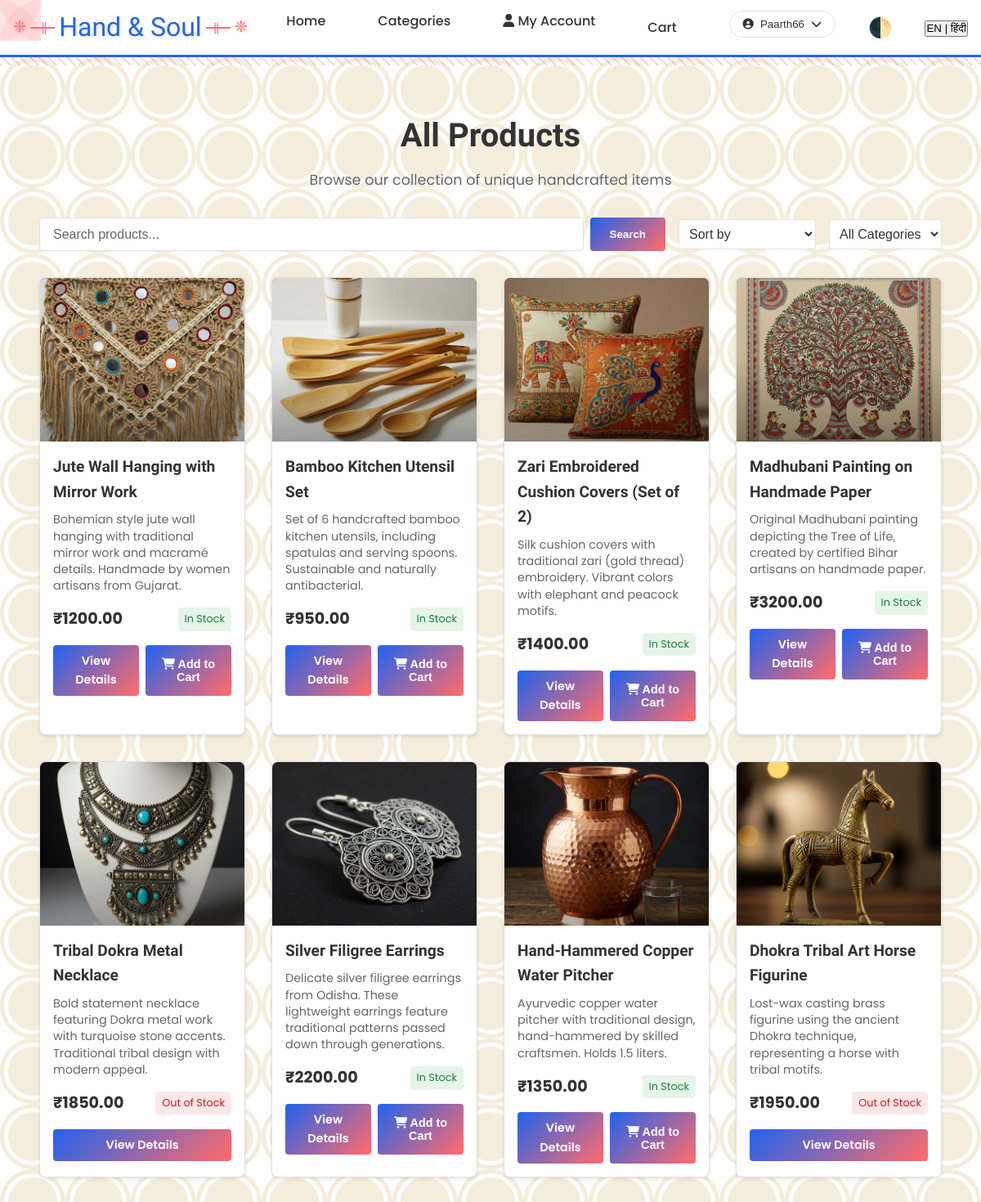
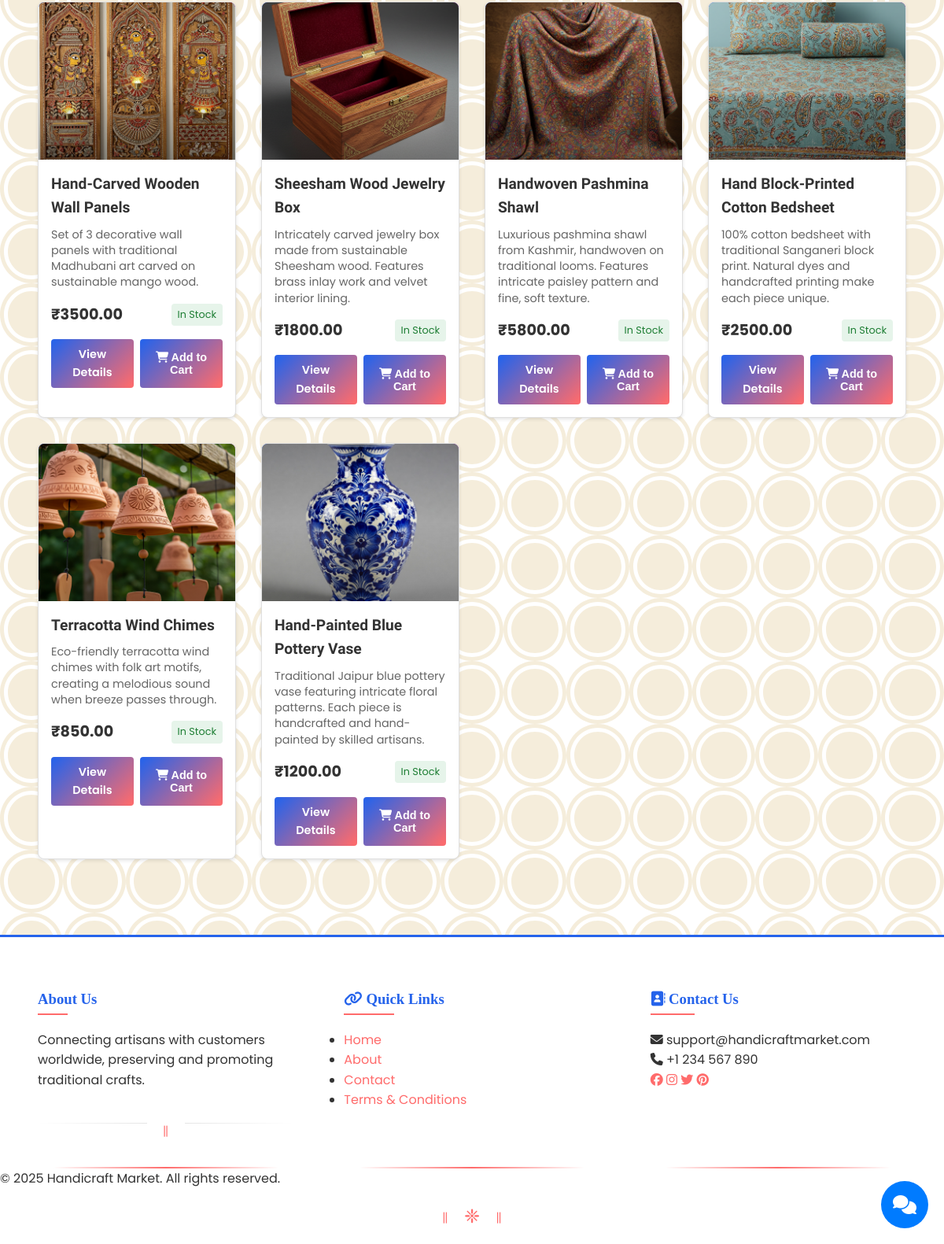
/products/ (signed in), run on the app's committed database (2 pictures, top to bottom).
### accounts/models.py (models this page shows, shortened)
class CustomUser(AbstractUser):
    USER_TYPE_CHOICES = (
        ('CUSTOMER', 'Customer'),
        ('SELLER', 'Seller'),
    )
    user_type = models.CharField(max_length=10, choices=USER_TYPE_CHOICES, default='CUSTOMER')
    phone_number = models.CharField(max_length=15, blank=True)
    address = models.TextField(blank=True)
    profile_picture = models.ImageField(upload_to='profile_pics/', blank=True, null=True)
    business_name = models.CharField(max_length=100, blank=True)
    gstin = models.CharField(max_length=15, blank=True)  # GST Identification Number
    business_description = models.TextField(blank=True)
    is_verified_seller = models.BooleanField(default=False)

### products/models.py (models this page shows, shortened)
class Product(models.Model):
    seller = models.ForeignKey(User, on_delete=models.CASCADE, related_name='products')
    category = models.ForeignKey(Category, on_delete=models.CASCADE, related_name='products')
    name = models.CharField(max_length=200)
    slug = models.SlugField(unique=True)
    description = models.TextField()
    price = models.DecimalField(max_digits=10, decimal_places=2, validators=[MinValueValidator(Decimal('0.01'))])
    compare_price = models.DecimalField(max_digits=10, decimal_places=2, null=True, blank=True)
    stock = models.PositiveIntegerField(default=0)
    is_active = models.BooleanField(default=True)
    main_image = models.ImageField(upload_to='products/')
    material = models.CharField(max_length=200, blank=True, help_text='e.g., Cotton, Wood, Metal')
    dimensions = models.CharField(max_length=50, blank=True, help_text='Format: LxWxH')
    weight = models.DecimalField(max_digits=6, decimal_places=2, null=True, blank=True, help_text='Weight in kg')
    customization_available = models.BooleanField(default=False)
    shipping_info = models.TextField(blank=True)
    created_at = models.DateTimeField(auto_now_add=True)
    updated_at = models.DateTimeField(auto_now=True)
    class Meta:
        ordering = ['-created_at']

### products/views.py (the view, shortened to what this page needs)
# urls.py: path('', views.product_list_view, name='product_list'),
def product_list_view(request):
    products = Product.objects.filter(is_active=True)
    query = request.GET.get('q')
    category = request.GET.get('category')
    sort = request.GET.get('sort')
    if query:
        products = products.filter(
            Q(name__icontains=query) |
            Q(description__icontains=query) |
            Q(category__name__icontains=query)
        )
    if category:
        products = products.filter(category__slug=category)
    categories = Category.objects.all()
    context = {
        'products': products,
        'categories': categories,
        'current_category': category,
        'current_sort': sort,
        'query': query
    }
    return render(request, 'products/product_list.html', context)

### templates/products/product_list.html (shortened to what this page needs)
{% extends 'base.html' %}
{% load static %}
{% block content %}
<div class="products-container">
    <div class="page-header">
        <h1>{% if category %}{{ category.name }}{% else %}All Products{% endif %}</h1>
        <p>{% if category %}{{ category.description }}{% else %}Browse our collection of unique handcrafted items{% endif %}</p>
    </div>
    <div class="filters-section">
        <div class="search-bar">
            <form method="get" action="{% url 'products:product_list' %}">
                <input type="text" name="search" value="{{ request.GET.search }}" placeholder="Search products...">
                <button type="submit" class="btn btn-primary">Search</button>
            </form>
        </div>
        <div class="filter-options">
            <select name="sort" onchange="this.form.submit()">
                <option value="">Sort by</option>
            </select>
            <select name="category" onchange="this.form.submit()">
                <option value="">All Categories</option>
            </select>
        </div>
    </div>
    <div class="products-grid">
        {% for product in products %}
        <div class="product-card">
            <div class="product-image">
                {% if product.main_image %}
                <img src="{{ product.main_image.url }}" alt="{{ product.name }}">
                {% else %}
                <div class="no-image">No Image</div>
                {% endif %}
            </div>
            <div class="product-content">
                <h2>{{ product.name }}</h2>
                <p class="product-description">{{ product.description|truncatewords:20 }}</p>
                <div class="product-meta">
                    <span class="product-price">₹{{ product.price|floatformat:2 }}</span>
                    {% if product.stock > 0 %}
                    <span class="stock in-stock">In Stock</span>
                    {% else %}
                    <span class="stock out-of-stock">Out of Stock</span>
                    {% endif %}
                </div>
                <div class="product-actions">
                    <a href="{% url 'products:product_detail' product.slug %}" class="btn btn-primary">View Details</a>
                    {% if product.stock > 0 %}
                    <button
                        onclick="addToCart({{ product.id }})"
                        class="btn btn-primary add-to-cart-btn"
                        data-product-id="{{ product.id }}">
                        <i class="fas fa-shopping-cart"></i> Add to Cart
                    </button>
                    {% endif %}
                </div>
            </div>
        </div>
        {% empty %}
        <div class="empty-state">
            <div class="empty-icon">🔍</div>
            <h2>No Products Found</h2>
            <p>Try adjusting your search or filter criteria</p>
        </div>
        {% endfor %}
    </div>
</div>
{% endblock %}

### templates/base.html (shortened to what this page needs)
{% load static %}
<!DOCTYPE html>
<html lang="en" data-theme="light">
  <head>
    <link
      rel="stylesheet"
      href="https://cdnjs.cloudflare.com/ajax/libs/font-awesome/6.5.1/css/all.min.css"
    />
    <link rel="stylesheet" href="{% static 'css/theme.css' %}" />
    <link rel="stylesheet" href="{% static 'css/style.css' %}" />
    <link rel="stylesheet" href="{% static 'css/responsive.css' %}" />
    <link rel="stylesheet" href="{% static 'css/cart.css' %}" />
  </head>
  <body class="{% if request.COOKIES.theme == 'dark' %}dark-theme{% endif %}">
    <div class="traditional-corners">
      <div class="corner top-left">
      </div>
      <div class="corner top-right">
      </div>
      <div class="corner bottom-left">
      </div>
      <div class="corner bottom-right">
      </div>
    </div>
    <header class="main-header">
      <nav class="nav-container">
        <div class="logo">
          <a href="{% url 'core:home' %}">
            <span class="logo-icon">॥</span>
            <span class="logo-text">Hand & Soul</span>
            <span class="logo-icon">॥</span>
          </a>
        </div>
        <ul class="nav-links">
          <li>
            <a href="{% url 'core:home' %}" data-translate="home">Home</a>
          </li>
          <li>
            <a
              href="{% url 'products:category_list' %}"
              data-translate="categories"
              >Categories</a
            >
          </li>
          {% if user.is_authenticated %} {% if user.user_type == 'SELLER' %}
          <li>
            <a href="{% url 'accounts:seller_dashboard' %}"
              ><i class="fas fa-store"></i> Dashboard</a
            >
          </li>
          {% else %}
          <li>
            <a href="{% url 'accounts:customer_dashboard' %}"
              ><i class="fas fa-user"></i> My Account</a
            >
          </li>
          {% endif %}
          <li class="nav-cart">
            <a
              href="{% url 'products:cart' %}"
              data-translate="cart"
              class="cart-link"
            >
            </a>
          </li>
          <li class="nav-user">
            <div class="user-menu">
              <button class="user-menu-btn">
                <i class="fas fa-user-circle"></i>
                <span>{{ user.username }}</span>
                <i class="fas fa-chevron-down"></i>
              </button>
            </div>
          </li>
          {% endif %}
        </ul>
        <div class="theme-toggle">
          <button id="themeToggle" title="Switch theme">
          </button>
        </div>
        <div class="language-switcher">
          <button
            id="globalLanguageToggle"
            class="language-toggle-btn"
            onclick="toggleSiteLanguage()"
          >
            <span class="current-lang">EN</span>
            <span class="separator">|</span>
            <span class="other-lang">हिंदी</span>
          </button>
        </div>
      </nav>
    </header>
    <main class="main-content">
       {% block content %}{% endblock %}
    </main>
    <footer class="main-footer">
      <div class="footer-content">
        <div class="footer-section">
          <h3 data-translate="about_us">About Us</h3>
          <p data-translate="about_description">
            Connecting artisans with customers worldwide, preserving and
            promoting traditional crafts.
          </p>
          <div class="traditional-separator"></div>
        </div>
        <div class="footer-section">
          <h3><i class="fas fa-link"></i> Quick Links</h3>
          <ul class="traditional-list">
            <li><a href="{% url 'core:home' %}">Home</a></li>
            <li><a href="{% url 'core:about' %}">About</a></li>
            <li><a href="{% url 'core:contact' %}">Contact</a></li>
            <li><a href="{% url 'core:terms' %}">Terms & Conditions</a></li>
          </ul>
        </div>
        <div class="footer-section">
          <h3><i class="fas fa-address-book"></i> Contact Us</h3>
          <p><i class="fas fa-envelope"></i> support@handicraftmarket.com</p>
          <p><i class="fas fa-phone"></i> +1 234 567 890</p>
          <div class="social-links">
            <a href="#" title="Facebook" class="traditional-icon"
              ><i class="fab fa-facebook"></i
            ></a>
            <a href="#" title="Instagram" class="traditional-icon"
              ><i class="fab fa-instagram"></i
            ></a>
            <a href="#" title="Twitter" class="traditional-icon"
              ><i class="fab fa-twitter"></i
            ></a>
            <a href="#" title="Pinterest" class="traditional-icon"
              ><i class="fab fa-pinterest"></i
            ></a>
          </div>
        </div>
      </div>
      <div class="footer-bottom">
        <p>&copy; {% now "Y" %} Handicraft Market. All rights reserved.</p>
        <div class="footer-decoration">
          <span>॥</span>
          <span>❈</span>
          <span>॥</span>
        </div>
      </div>
    </footer>
    <div id="chatbot-container">{% include 'includes/chatbot.html' %}</div>
  </body>
</html>

### static/css/theme.css (style rules this page uses)
:root[data-theme="light"] { --background-color: #ffffff; --surface-color: #ffffff; --border-color: #e0e0e0; --text-primary: #333333; --text-secondary: #666666; --accent-color: #ff6b6b; --accent-hover: #ff5252; --shadow-color: rgba(0, 0, 0, 0.1); --nav-background: #ffffff; --input-background: #ffffff; --card-background: #ffffff; --success-color: #4caf50; --error-color: #f44336; --warning-color: #ff9800; }
body { background-color: var(--background-color); color: var(--text-primary); transition: background-color 0.3s ease, color 0.3s ease; }
input, select, textarea { background-color: var(--input-background); border: 1px solid var(--border-color); color: var(--text-primary); }
input::placeholder { color: var(--text-secondary); }
.btn-primary { background-color: var(--accent-color); color: white; }
.main-header { background-color: var(--nav-background); border-bottom: 1px solid var(--border-color); }
.theme-toggle button { background: none; border: none; cursor: pointer; font-size: 1.5rem; padding: 0.5rem; color: var(--text-primary); transition: transform 0.3s ease; }

### static/css/cart.css (style rules this page uses)
.nav-cart { position: relative; margin-right: 1rem; }
.cart-link { display: flex; align-items: center; text-decoration: none; color: var(--text-color); transition: color 0.3s ease; }

### templates/base.html (style rules this page uses)
:root { --primary-color: #2563eb; --primary-color-rgb: 37, 99, 235; --accent-color: #1d4ed8; --text-primary: #1f2937; --text-secondary: #4b5563; --background-color: #ffffff; --surface-color: #ffffff; --border-color: #e5e7eb; --shadow-color: rgba(0, 0, 0, 0.1); --error-color: #dc2626; --warning-color: #f59e0b; --success-color: #10b981; --font-heading: "Rozha One", serif; --font-hindi: "Tiro Devanagari Hindi", serif; --font-body: "Poppins", sans-serif; }
body { margin: 0; padding: 0; font-family: var(--font-body); background-color: var(--background-color); color: var(--text-primary); }
h1, h2, h3, h4, h5, h6 { font-family: var(--font-heading); }
.main-content { position: relative; padding: 2rem; background-color: var(--background-color); }
.main-content::before { content: ""; position: absolute; top: 0; left: 0; right: 0; height: 10px; background-image: repeating-linear-gradient( 45deg, var(--accent-color) 0, var(--accent-color) 2px, transparent 2px, transparent 8px ); opacity: 0.3; }

### templates/products/product_list.html (style rules this page uses)
.products-container { max-width: 1200px; margin: 0 auto; padding: 2rem 1rem; }
.page-header { text-align: center; margin-bottom: 2rem; }
.page-header h1 { font-size: 2.5rem; color: var(--text-primary); margin-bottom: 0.5rem; }
.page-header p { color: var(--text-secondary); font-size: 1.1rem; }
.filters-section { margin-bottom: 2rem; display: flex; gap: 1rem; flex-wrap: wrap; justify-content: space-between; align-items: center; }
.search-bar { flex: 1; min-width: 300px; }
.search-bar form { display: flex; gap: 0.5rem; }
.search-bar input { flex: 1; padding: 0.5rem 1rem; border: 1px solid var(--border-color); border-radius: 4px; font-size: 1rem; }
.filter-options { display: flex; gap: 1rem; }
.filter-options select { padding: 0.5rem; border: 1px solid var(--border-color); border-radius: 4px; font-size: 1rem; background-color: var(--surface-color); color: var(--text-primary); }
.products-grid { display: grid; grid-template-columns: repeat(auto-fill, minmax(250px, 1fr)); gap: 2rem; margin-bottom: 2rem; }
.product-card { background: var(--surface-color); border-radius: 8px; overflow: hidden; box-shadow: 0 2px 4px rgba(0, 0, 0, 0.1); transition: transform 0.3s ease; }
.product-image { height: 200px; overflow: hidden; }
.product-image img { width: 100%; height: 100%; object-fit: cover; }
.product-content { padding: 1rem; }
.product-content h2 { margin: 0 0 0.5rem; font-size: 1.2rem; color: var(--text-primary); }
.product-description { color: var(--text-secondary); font-size: 0.9rem; margin-bottom: 1rem; line-height: 1.4; }
.product-meta { display: flex; justify-content: space-between; align-items: center; margin-bottom: 1rem; }
.product-price { font-size: 1.2rem; font-weight: bold; color: var(--text-primary); }
.stock { padding: 0.25rem 0.5rem; border-radius: 4px; font-size: 0.8rem; }
.in-stock { background-color: #e6f4ea; color: #1e7e34; }
.out-of-stock { background-color: #fde8e8; color: #c81e1e; }
.product-actions { display: flex; gap: 0.5rem; }
.product-actions .btn { flex: 1; font-size: 0.9rem; padding: 0.5rem; }

### data on the page
CustomUser: username "Paarth66"
Product: main_image (picture), name "Jute Wall Hanging with Mirror Work", description "Bohemian style jute wall hanging with traditional mirror work and macramé details. Handmade by women artisans from Gujarat.", price "1200.00", stock "In Stock"
Product: main_image (picture), name "Bamboo Kitchen Utensil Set", description "Set of 6 handcrafted bamboo kitchen utensils, including spatulas and serving spoons. Sustainable and naturally antibacterial.", price "950.00", stock "In Stock"
Product: main_image (picture), name "Zari Embroidered Cushion Covers (Set of 2)", description "Silk cushion covers with traditional zari (gold thread) embroidery. Vibrant colors with elephant and peacock motifs.", price "1400.00", stock "In Stock"
Product: main_image (picture), name "Madhubani Painting on Handmade Paper", description "Original Madhubani painting depicting the Tree of Life, created by certified Bihar artisans on handmade paper.", price "3200.00", stock "In Stock"
Product: main_image (picture), name "Tribal Dokra Metal Necklace", description "Bold statement necklace featuring Dokra metal work with turquoise stone accents. Traditional tribal design with modern appeal.", price "1850.00", stock "Out of Stock"
Product: main_image (picture), name "Silver Filigree Earrings", description "Delicate silver filigree earrings from Odisha. These lightweight earrings feature traditional patterns passed down through generations.", price "2200.00", stock "In Stock"
Product: main_image (picture), name "Hand-Hammered Copper Water Pitcher", description "Ayurvedic copper water pitcher with traditional design, hand-hammered by skilled craftsmen. Holds 1.5 liters.", price "1350.00", stock "In Stock"
Product: main_image (picture), name "Dhokra Tribal Art Horse Figurine", description "Lost-wax casting brass figurine using the ancient Dhokra technique, representing a horse with tribal motifs.", price "1950.00", stock "Out of Stock"
Product: main_image (picture), name "Hand-Carved Wooden Wall Panels", description "Set of 3 decorative wall panels with traditional Madhubani art carved on sustainable mango wood.", price "3500.00", stock "In Stock"
Product: main_image (picture), name "Sheesham Wood Jewelry Box", description "Intricately carved jewelry box made from sustainable Sheesham wood. Features brass inlay work and velvet interior lining.", price "1800.00", stock "In Stock"
Product: main_image (picture), name "Handwoven Pashmina Shawl", description "Luxurious pashmina shawl from Kashmir, handwoven on traditional looms. Features intricate paisley pattern and fine, soft texture.", price "5800.00", stock "In Stock"
Product: main_image (picture), name "Hand Block-Printed Cotton Bedsheet", description "100% cotton bedsheet with traditional Sanganeri block print. Natural dyes and handcrafted printing make each piece unique.", price "2500.00", stock "In Stock"
Product: main_image (picture), name "Terracotta Wind Chimes", description "Eco-friendly terracotta wind chimes with folk art motifs, creating a melodious sound when breeze passes through.", price "850.00", stock "In Stock"
Product: main_image (picture), name "Hand-Painted Blue Pottery Vase", description "Traditional Jaipur blue pottery vase featuring intricate floral patterns. Each piece is handcrafted and hand-painted by skilled artisans.", price "1200.00", stock "In Stock"
